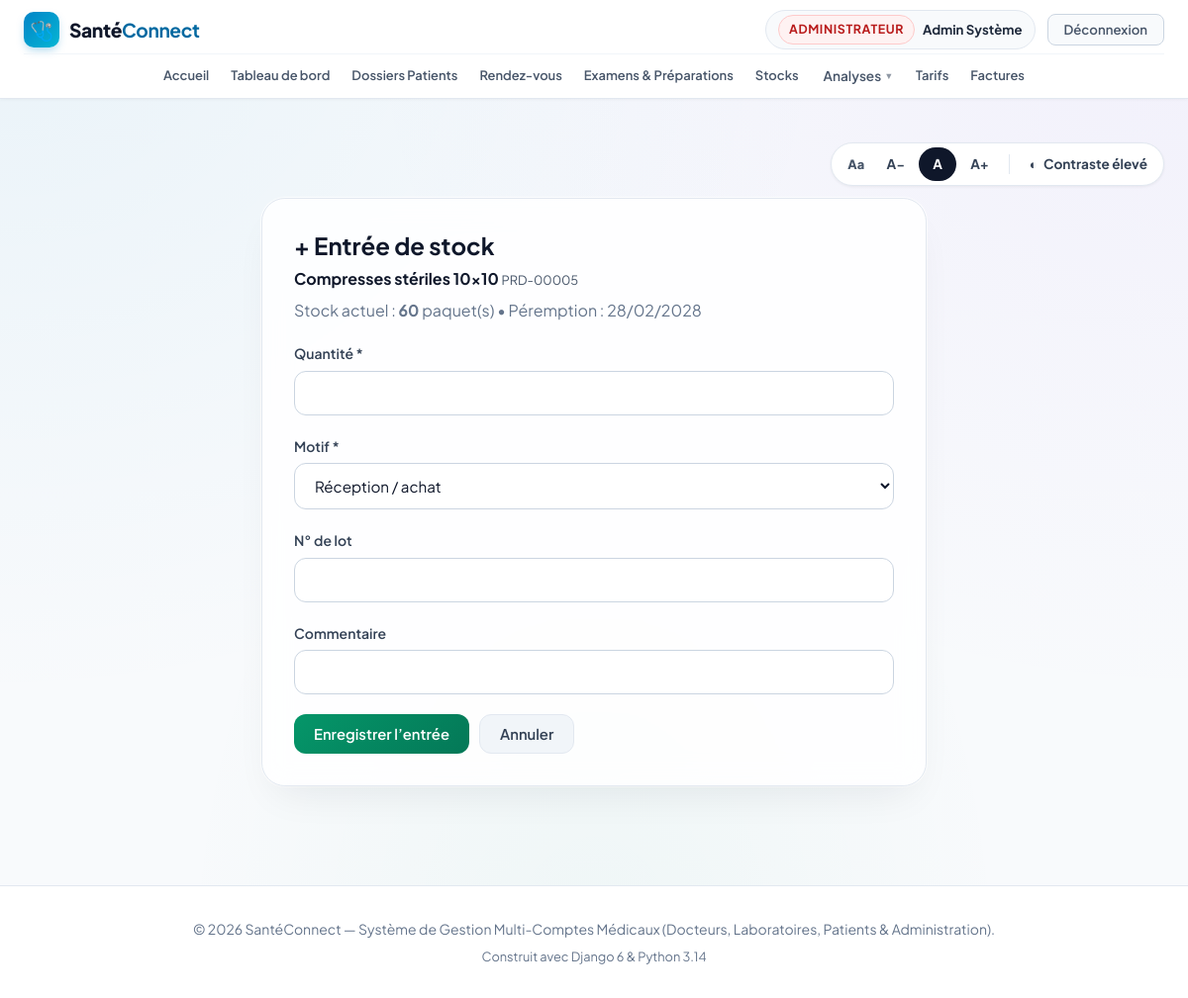
The app's page /stock/produits/5/entree/ (signed in) with its own data.
### accounts/models.py (models this page shows, shortened)
class User(AbstractUser):
    class Role(models.TextChoices):
        ADMIN = 'ADMIN', 'Administrateur'
        DOCTEUR = 'DOCTEUR', 'Médecin'
        LABORATOIRE = 'LABORATOIRE', 'Laborantin'
        PATIENT = 'PATIENT', 'Patient'
    role = models.CharField(
        max_length=20,
        choices=Role.choices,
        default=Role.PATIENT,
        verbose_name="Rôle utilisateur"
    )
    phone = models.CharField(max_length=25, blank=True, null=True, verbose_name="Téléphone")
    address = models.CharField(max_length=255, blank=True, null=True, verbose_name="Adresse")
    city = models.CharField(max_length=100, blank=True, null=True, verbose_name="Ville")
    is_verified = models.BooleanField(
        default=False,
        verbose_name="Compte certifié / validé",
        help_text="Coché par l'administrateur pour valider l'activité d'un docteur ou laboratoire."
    )
    objects = CustomUserManager()
    class Meta:
        verbose_name = "Utilisateur"
        verbose_name_plural = "Tous les Utilisateurs"
    @property
    def is_laboratory(self):
        return self.role == self.Role.LABORATOIRE
    @property
    def is_patient(self):
        return self.role == self.Role.PATIENT
    @property
    def is_admin_user(self):
        return self.role == self.Role.ADMIN or self.is_superuser

### stock/models.py (models this page shows, shortened)
class Produit(models.Model):
    class Unite(models.TextChoices):
        UNITE = "UNITE", "Unité"
        BOITE = "BOITE", "Boîte"
        PAQUET = "PAQUET", "Paquet"
        FLACON = "FLACON", "Flacon"
        SACHET = "SACHET", "Sachet"
        KIT = "KIT", "Kit"
        LITRE = "LITRE", "Litre"
    nom = models.CharField("Nom du produit", max_length=150)
    reference = models.CharField(
        "Référence", max_length=50, unique=True, null=True, blank=True,
        help_text="Laissez vide pour générer automatiquement (PRD-00001...).",
    )
    categorie = models.ForeignKey(
        Categorie, verbose_name="Catégorie", on_delete=models.SET_NULL,
        null=True, blank=True, related_name="produits",
    )
    unite = models.CharField("Unité", max_length=10, choices=Unite.choices, default=Unite.UNITE)
    fournisseur = models.CharField("Fournisseur", max_length=150, blank=True)
    emplacement = models.CharField(
        "Emplacement de stockage", max_length=100, blank=True,
        help_text="Ex. : Armoire B, étagère 2.",
    )
    prix_unitaire = models.DecimalField(
        "Prix unitaire (€)", max_digits=8, decimal_places=2, null=True, blank=True,
        validators=[MinValueValidator(0)],
    )
    quantite = models.PositiveIntegerField("Quantité en stock", default=0, editable=False)
    seuil_alerte = models.PositiveIntegerField(
        "Seuil d’alerte", default=10,
        help_text="Une alerte est affichée lorsque la quantité est inférieure ou égale à ce seuil.",
    )
    date_peremption = models.DateField(
        "Date de péremption", null=True, blank=True,
        help_text="Laissez vide pour un produit sans date de péremption.",
    )
    description = models.TextField("Description", blank=True)
    actif = models.BooleanField("Actif", default=True)
    created_at = models.DateTimeField(auto_now_add=True)
    updated_at = models.DateTimeField(auto_now=True)
    objects = ProduitQuerySet.as_manager()
    class Meta:
        verbose_name = "Produit médical"
        verbose_name_plural = "Produits médicaux"
        ordering = ["nom"]

### stock/views.py (the view, shortened to what this page needs)
# urls.py: path("produits/<int:pk>/<str:type_mouvement>/", views.mouvement_create, name="mouvement_create"),
@stock_gestion_requise
def mouvement_create(request, pk, type_mouvement):
    types = {"entree": Type.ENTREE, "sortie": Type.SORTIE}
    if type_mouvement not in types:
        raise Http404
    type_m = types[type_mouvement]
    produit = get_object_or_404(Produit, pk=pk, actif=True)
    form = MouvementForm(request.POST or None, type_mouvement=type_m,
                         stock_max=produit.quantite if type_m == Type.SORTIE else None)
    return render(request, "stock/mouvement_form.html", {
        "form": form, "produit": produit, "type_m": type_m, "is_entree": type_m == Type.ENTREE,
    })

### stock/forms.py
class MouvementForm(AccessibleFormMixin, forms.Form):
    quantite = forms.IntegerField(label="Quantité", min_value=1)
    motif = forms.ChoiceField(label="Motif")
    numero_lot = forms.CharField(label="N° de lot", max_length=50, required=False)
    commentaire = forms.CharField(label="Commentaire", max_length=255, required=False)
    def __init__(self, *args, type_mouvement, stock_max=None, **kwargs):
        super().__init__(*args, **kwargs)
        codes = MOTIFS_ENTREE if type_mouvement == MouvementStock.Type.ENTREE else MOTIFS_SORTIE
        labels = dict(MouvementStock.Motif.choices)
        self.fields["motif"].choices = [(c, labels[c]) for c in codes if c != "INITIAL"]
        if type_mouvement == MouvementStock.Type.SORTIE:
            del self.fields["numero_lot"]
            if stock_max is not None:  # une sortie ne peut pas dépasser le stock
                self.fields["quantite"].widget.attrs["max"] = stock_max
                self.fields["quantite"].help_text = f"Maximum : {stock_max}."
        self.fields["quantite"].widget.attrs.update({"inputmode": "numeric", "autocomplete": "off"})
        _styler(self)
        self._a11y_init()

### stock/forms.py (called while the page is built, shortened)
def _styler(form):
    for field in form.fields.values():
        w = field.widget
        if isinstance(w, forms.Select):
            w.attrs.setdefault("class", "form-select")
        else:
            w.attrs.setdefault("class", "form-input")

    def _a11y_init(self):
        for name, field in self.fields.items():
            if field.help_text:
                field.widget.attrs["aria-describedby"] = f"{self[name].auto_id}_help"

    def full_clean(self):
        super().full_clean()

### stock/permissions.py (called while the page is built)
def peut_gerer_stock(user):
    return user.is_authenticated and (user.is_admin_user or user.is_laboratory)

def _creer_decorateur(verifier, message):
    def decorateur(vue):
        @wraps(vue)
        def enveloppe(request, *args, **kwargs):
            if not request.user.is_authenticated:
                return redirect_to_login(request.get_full_path())
            if not verifier(request.user):
                messages.error(request, message)
                return redirect("dashboard")
            return vue(request, *args, **kwargs)
        return enveloppe
    return decorateur

### stock/templates/stock/mouvement_form.html (shortened to what this page needs)
{% extends 'stock/base_stock.html' %}
{% block content %}
{% include 'stock/_a11y_toolbar.html' %}
<div class="container" style="max-width: 720px;">
    <div class="glass-card" style="margin-bottom:40px;">
        <h1 style="font-size:1.5rem; margin-bottom:6px;">{% if is_entree %}+ Entrée{% else %}− Sortie{% endif %} de stock</h1>
        <p style="margin-bottom:6px;"><strong>{{ produit.nom }}</strong> <span class="muted">{{ produit.reference }}</span></p>
        <p style="color:var(--text-muted); margin-bottom:20px;">
            Stock actuel : <strong>{{ produit.quantite }}</strong> {{ produit.get_unite_display|lower }}(s)
            {% if produit.date_peremption %}• Péremption : {{ produit.date_peremption|date:"d/m/Y" }}{% endif %}
        </p>
        <form method="post">
            {% for field in form %}{% include 'stock/_field.html' %}{% endfor %}
            <div style="display:flex; gap:10px;">
                <button type="submit" class="btn {% if is_entree %}btn-success{% else %}btn-primary{% endif %}">Enregistrer l’{{ type_m.label|lower }}</button>
                <a href="{% url 'stock:produit_detail' produit.pk %}" class="btn btn-secondary">Annuler</a>
            </div>
        </form>
    </div>
</div>
{% endblock %}

### templates/base.html (shortened to what this page needs)
{% load static %}
<!doctype html>
<html lang="fr">
  <head>
    <link rel="stylesheet" href="{% static 'css/style.css' %}?v=20261027_1" />
    {% block extra_css %}{% endblock %}
  </head>
  <body>
    <nav class="navbar" id="main-navbar" aria-label="Navigation principale">
      <div class="container navbar-inner">
        <div class="navbar-brand-section">
          <a href="{% url 'home' %}" class="logo-brand" id="brand-logo-link">
            <span class="logo-icon">🩺</span>
            <span class="logo-text"
              >Santé<strong style="color: var(--primary)">Connect</strong></span
            >
          </a>
        </div>
        <div class="nav-links" id="main-nav-links">
          <a href="{% url 'home' %}" class="nav-item-link" id="nav-home"
            >Accueil</a
          >
          {% if user.is_authenticated %}
            <a href="{% url 'dashboard' %}" class="nav-item-link" id="nav-dashboard">Tableau de bord</a>
            {% if user.is_admin_user or user.is_doctor %}
              <a href="{% url 'dossiers_patients_list' %}" class="nav-item-link" id="nav-dossiers">Dossiers Patients</a>
            {% endif %}
            {% if user.is_admin_user or user.is_doctor or user.is_patient %}
              <a href="{% url 'rendezvous:rdv_list' %}" class="nav-item-link" id="nav-rendezvous">Rendez-vous</a>
            {% endif %}
            {% if user.is_admin_user or user.is_doctor %}
              <a href="{% url 'examens_list' %}" class="nav-item-link" id="nav-examens">Examens &amp; Préparations</a>
            {% endif %}
            {% if user.is_admin_user or user.is_laboratory or user.is_doctor %}
              <a href="{% url 'stock:dashboard' %}" class="nav-item-link" id="nav-stock">Stocks</a>
            {% endif %}
            {% if user.is_laboratory %}
              <a href="{% url 'laboratoire:prelevement_list' %}" class="nav-item-link" id="nav-laboratoire">Prélèvements</a>
            {% elif user.is_admin_user or user.is_staff or user.is_superuser %}
              <div class="nav-mega-wrapper">
                <a href="{% url 'laboratoire:demande_list' %}" class="nav-item-link nav-mega-trigger" id="nav-laboratoire-menu">Analyses <span class="nav-caret" aria-hidden="true">▾</span></a>
              </div>
            {% elif user.is_doctor %}
              <a href="{% url 'laboratoire:demande_list' %}" class="nav-item-link">Analyses</a>
            {% endif %}
            {% if user.is_admin_user or user.is_staff or user.is_superuser %}
              <a href="{% url 'tarif_list' %}" class="nav-item-link" id="nav-tarifs">Tarifs</a>
            {% endif %}
            {% if user.is_admin_user or user.is_patient or user.is_doctor and user.is_verified %}
              <a href="{% url 'facture_list' %}" class="nav-item-link" id="nav-factures">Factures</a>
            {% endif %}
          {% endif %}
        </div>
        <div class="navbar-user-actions" id="nav-user-actions">
          {% if user.is_authenticated %}
          <div class="nav-user-badge" id="nav-user-profile">
            <span class="badge-role {{ user.role }}"
              >{{ user.get_role_display }}</span
            >
            <a
              href="{% url 'profile' %}"
              class="nav-user-name-link"
              id="nav-profile-edit"
              title="Mon profil"
              >{{ user.get_full_name|default:user.username }}</a
            >
          </div>
          <a
            href="{% url 'logout' %}"
            class="nav-logout-btn"
            id="btn-nav-logout"
            >Déconnexion</a
          >
          {% endif %}
        </div>
      </div>
    </nav>
    <main id="contenu" style="flex: 1; padding: 24px 0 60px">
      {% block content %}{% endblock %}
    </main>
    <footer class="footer">
      <div class="container">
        <p>
          © 2026 SantéConnect — Système de Gestion Multi-Comptes Médicaux
          (Docteurs, Laboratoires, Patients & Administration).
        </p>
        <p style="margin-top: 6px; font-size: 0.8rem; color: #64748b">
          Construit avec Django 6 & Python 3.14
        </p>
      </div>
    </footer>
  </body>
</html>

### stock/static/stock/stock.css (style rules this page uses)
.muted { color: #475569; font-size: 0.8rem; }

### records on screen
User: role "ADMINISTRATEUR", get_full_name "Admin Système"
Produit: nom "Compresses stériles 10x10", reference "PRD-00005", quantite "60", unite "paquet", date_peremption "28/02/2028"

### other values on screen
{{ field.label }} "Quantité" "Motif" "N° de lot" "Commentaire"
{{ type_m.label|lower }} "entrée"
